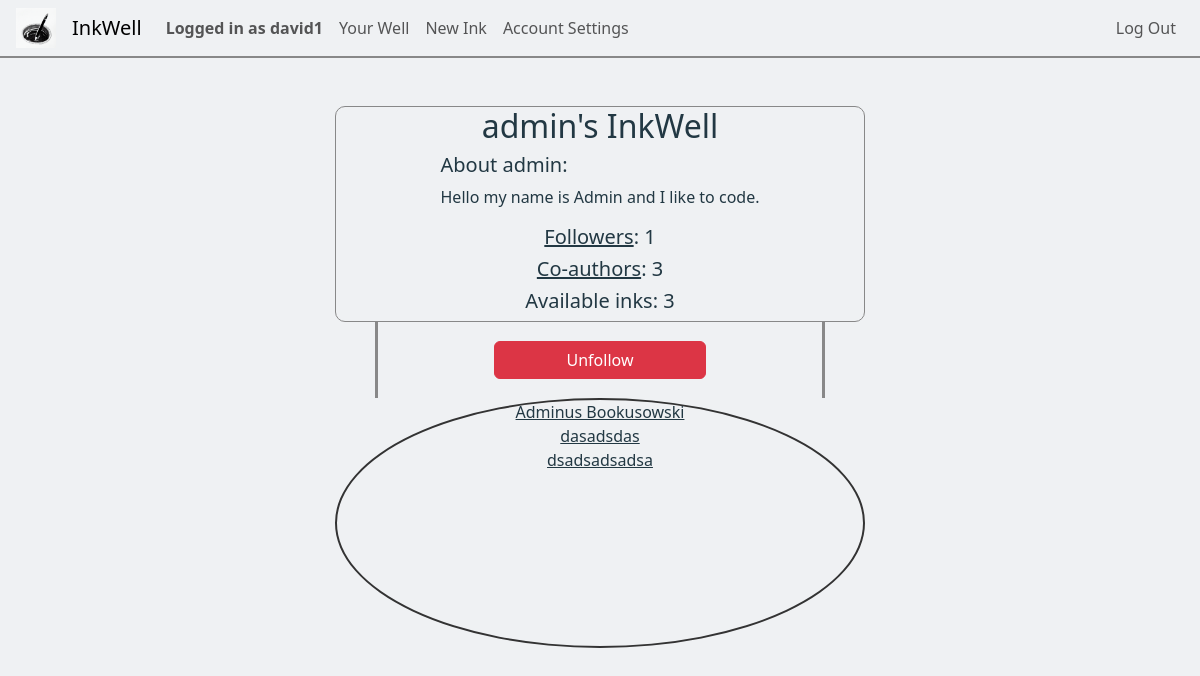
Page /well/admin (signed in) on the committed database.
### inkwell/models.py (models this page shows, shortened)
class User(AbstractUser):
    about = models.CharField(max_length=250, default="")
    profilePicture = models.ImageField(upload_to='', blank=True, null=True)
    YourCoAuthorRequests = models.PositiveIntegerField(default=0) # Amount of co-author requests the author made to other inks
    @property
    def acceptedCoAuthorRequests(self): # Amount of accepted co-author requests the author got from other authors
        acar = Ink.objects.filter(inkOwner=self).exclude(coAuthors=None).values_list('coAuthors', flat=True)
        return acar.count()
    @property
    def followers(self):
        f = Follow.objects.filter(followee=self)
        return f.count()
    def __str__(self):
        return f"{self.username}"

class Ink(models.Model):
    wellOrigin = models.ForeignKey(Well, on_delete=models.CASCADE, related_name="well_pk", default="")
    inkOwner = models.ForeignKey(User, on_delete=models.CASCADE, related_name="ink_owner", default="")
    coAuthors = models.ManyToManyField(User, related_name="CoAuthors", blank=True)
    privateStatus = models.BooleanField(default=False)
    updateStatus = models.BooleanField(default=False) # If the Ink is edited at least once, this changes to true
    ink_following = models.ManyToManyField(User, related_name="ink_following", blank=True)
    genre = models.CharField(max_length=64, default="")
    description = models.CharField(max_length=500, default="")
    title = models.CharField(max_length=64, default="")
    content = models.TextField()
    views = models.PositiveBigIntegerField(default=0)
    creation_date = models.DateTimeField(default=timezone.now, editable=False)

### inkwell/views.py (the view)
# urls.py: path('well/<str:username>', views.well, name="well"),
def well(request, username):
    current_user = User.objects.get(pk=request.user.pk)
    wellOwner = User.objects.get(username=username)
    inks = Ink.objects.filter(inkOwner=wellOwner.pk)
    followers = wellOwner.followers
    co_authors = wellOwner.acceptedCoAuthorRequests
    followCheck = False
    if Follow.objects.filter(follower=current_user, followee=wellOwner):
        followCheck = True
    return render(request, "inkwell/well.html", {
        "wellOwner": wellOwner,
        "inks": inks,
        "followers": followers,
        "ink_number": len(inks),
        "coAuthors": co_authors,
        "followCheck": followCheck,
        "title": f"{wellOwner}'s InkWell"
    })

### inkwell/templates/inkwell/well.html (shortened to what this page needs)
{% extends "inkwell/layout.html" %}
{% block body %}
<div class="well-col disFdirColAliCen mt-5">
    <div class="well-banner disFdirColAliCen">
        <h2 class="text-center" id="well-username" data-name="{{ wellOwner }}">{{ wellOwner }}'s InkWell</h2>
        <div class="profileAboutMe">
            <h5>About {{ wellOwner }}:</h5>
            <p>{{ wellOwner.about }}</p>
        </div>
        <h5><a href="{% url 'followers' username=wellOwner %}">Followers</a>: {{ followers }}</h5>
        <h5><a href="{% url 'coauthors' username=wellOwner %}">Co-authors</a>: {{ coAuthors }}</h5>
        <h5>Available inks: {{ ink_number }}</h5>
    </div>
    <div class="wellUnderBanner disFdirColAliCen">
        <div class="buttonsInUnderBanner">
            {% if wellOwner == request.user %}
            <div class="well-management disFdirColAliCen">
                <a href="{% url 'ink_settings' %}"><button>Manage your inks</button></a>
                <a href="{% url 'coAuthorRequestsList' %}"><button>Requests from co-authors</button></a>
                <a href="{% url 'yourCoAuthorRequests' %}"><button>Pending co-author requests</button></a>
            </div>
            {% else %}
                {% if followCheck %}
                    <button class="btn btn-danger" id="unfollowBtn" onclick="follow('unfollow')">Unfollow</button>
                {% else %}
                    <button class="btn btn-primary" id="followBtn" onclick="follow('follow')">Follow</button>
                {% endif %}
            {% endif %}
        </div>
    </div>
    <div class="well" id="well">
        <div class="inksInWell disFdirColAliCen">
            {% for ink in inks %}
                <a href="{% url 'ink_view' inkID=ink.id %}">{{ink.title}}</a>
            {% endfor %}
        </div>
    </div>
</div>
{% endblock %}

### inkwell/templates/inkwell/layout.html (shortened to what this page needs)
{% load static %}
<!DOCTYPE html>
<html lang="en">
    <head>
        <link href="https://cdn.jsdelivr.net/npm/bootstrap@5.3.2/dist/css/bootstrap.min.css" rel="stylesheet">
        <link href="{% static 'inkwell/styles.css' %}" rel="stylesheet">
    </head>
    <body>
        <nav class="navbar navbar-expand-lg">
            <img class="nav-logo" src="{% static 'inkwell/inkwell1.ico' %}" width="40px" height="40px">
            <a class="navbar-brand" href="{% url 'index' %}">InkWell</a>
            <div class="collapse navbar-collapse" id="navbarNav">
                <ul class="navbar-nav d-flex justify-content-start nav-left col">
                    {% if user.is_authenticated %}
                        <li class="nav-item">
                            <span class="nav-link text-center loggedInAs">Logged in as {{request.user.username}}</span>
                        </li>
                        <li class="nav-item">
                            <a class="nav-link text-center" href="{% url 'well' username=user.username %}">Your Well</a>
                        </li>
                        <li class="nav-item">
                            <a class="nav-link text-center" href="{% url 'newInk' %}">New Ink</a>
                        </li>
                        <li class="nav-item">
                            <a class="nav-link text-center" href="{% url 'settings' %}">Account Settings</a>
                        </li>
                    {% endif %}
                </ul>
                <ul class="navbar-nav d-flex justify-content-end nav-right col-2">
                    {% if user.is_authenticated %}
                        <li class="nav-item">
                            <a class="nav-link" href="{% url 'logout' %}">Log Out</a>
                        </li>
                    {% endif %}
                </ul>
            </div>
          </nav>
        <div class="body">
            {% block body %}
            {% endblock %}
        </div>
    </body>
</html>

### inkwell/static/inkwell/styles.css (style rules this page uses)
:root { --black: #020202ff; --dark-green: #0d2818ff; --pakistan-green: #04471cff; --sea-green: #058c42ff; --malachite: #16db65ff; --coquelicot: #f15025ff; --white: #ffffffff; --platinum: #e6e8e6ff; --timberwolf: #ced0ceff; --eerie-black: #191919ff; --gunmetal: #223843ff; --antiflash-white: #eff1f3ff; --timberwolf: #dbd3d8ff; --desert-sand: #d8b4a0ff; --burnt-sienna: #d77a61ff; --primary-color: var(--antiflash-white); --secondary-color: var(--antiflash-white); --background-color: var(--platinum); --text-color: var(--gunmetal); --border-color: #888888; }
.navbar-brand, .nav-logo { margin-left: 1rem; }
.loggedInAs { font-weight: bold; }
.navbar { border-bottom: 2px var(--border-color) solid; width: auto; }
.nav-right { margin-right: 1rem; }
p, a, h1, h2, h3, h4, h5, span { color: var(--text-color); }
body { background-color: var(--primary-color); margin: 0; z-index: 0; }
.disFdirColAliCen { display: flex; flex-direction: column; align-items: center; }
@media (min-width: 531px) { .well-banner, .well { width: 530px; } }
@media (min-width: 531px) { .wellUnderBanner { width: 450px; } }
.well-col { width: auto; }
.well-banner { height: auto; border: 1.5px var(--border-color) solid; border-radius: 10px; }
.wellUnderBanner { height: auto; border-left: 3px var(--border-color) solid; border-right: 3px var(--border-color) solid; }
.buttonsInUnderBanner { padding: 1rem; }
.buttonsInUnderBanner button { margin: 3px; width: 212px; }
.well { height: 250px; border: 2px solid #333; border-radius: 50%; }

### rows in the picture
User: user.username "david1"
User: username "admin", about "Hello my name is Admin and I like to code."
Ink: title "Adminus Bookusowski"
Ink: title "dasadsdas"
Ink: title "dsadsadsadsa"

### other values in the picture
{{ followers }} "1"
{{ coAuthors }} "3"
{{ ink_number }} "3"
